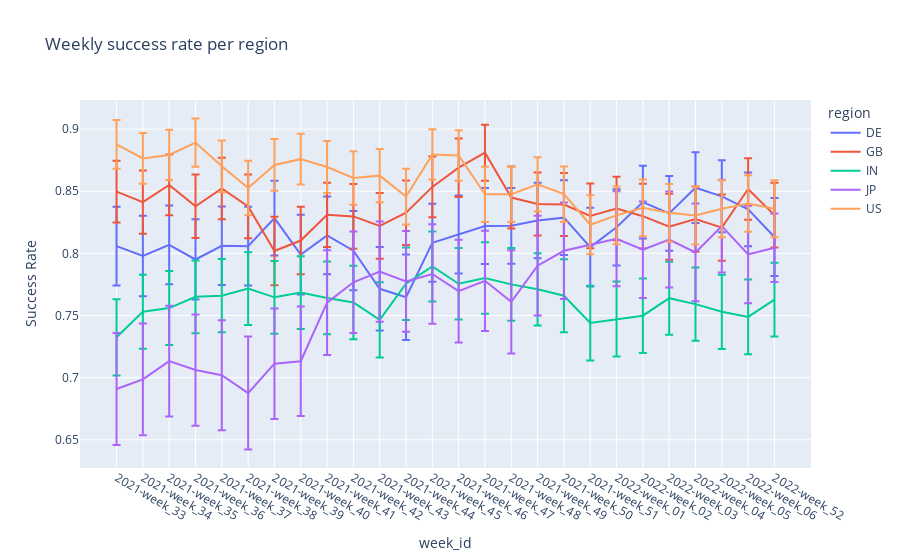

The notebook cell saved with this chart:
### Code cell
fig = px.line(res22, x='week_id',y='succ_mean', error_y='ci_succ_range', color='region', 
        title='Weekly success rate per region')
fig.update_layout(xaxis_title='week_id', yaxis_title='Success Rate')
fig.show()

### Figure 1 — Plotly figure (JSON) as saved in the notebook; plotly's stock layout.template omitted (floating-point values rounded to 4 significant figures)
{"data": [{"error_y": {"array": [0.0317, 0.0324, 0.0317, 0.0323, 0.0316, 0.0317, 0.0301, 0.0321, 0.0312, 0.0319, 0.0336, 0.0344, 0.0314, 0.0314, 0.0306, 0.0305, 0.0304, 0.0301, 0.0317, 0.0307, 0.0293, 0.03, 0.0285, 0.029, 0.0296, 0.0313]}, "hovertemplate": "region=DE<br>week_id=%{x}<br>succ_mean=%{y}<extra></extra>", "legendgroup": "DE", "line": {"color": "#636efa", "dash": "solid"}, "marker": {"symbol": "circle"}, "mode": "lines", "name": "DE", "orientation": "v", "showlegend": true, "type": "scatter", "x": ["2021-week_33", "2021-week_34", "2021-week_35", "2021-week_36", "2021-week_37", "2021-week_38", "2021-week_39", "2021-week_40", "2021-week_41", "2021-week_42", "2021-week_43", "2021-week_44", "2021-week_45", "2021-week_46", "2021-week_47", "2021-week_48", "2021-week_49", "2021-week_50", "2021-week_51", "2022-week_01", "2022-week_02", "2022-week_03", "2022-week_04", "2022-week_05", "2022-week_06", "2022-week_52"], "xaxis": "x", "y": [0.8058, 0.7979, 0.8069, 0.7951, 0.8062, 0.8058, 0.8284, 0.7991, 0.8145, 0.8022, 0.7715, 0.7647, 0.8085, 0.8152, 0.822, 0.8222, 0.8264, 0.8288, 0.8051, 0.821, 0.8413, 0.8322, 0.8529, 0.8459, 0.8354, 0.8132], "yaxis": "y"}, {"error_y": {"array": [0.0248, 0.0254, 0.0244, 0.0255, 0.0247, 0.0256, 0.0276, 0.0271, 0.0259, 0.0261, 0.0265, 0.0259, 0.0244, 0.0235, 0.0225, 0.025, 0.0254, 0.0254, 0.0261, 0.0256, 0.0261, 0.0266, 0.0263, 0.0267, 0.0247, 0.0261]}, "hovertemplate": "region=GB<br>week_id=%{x}<br>succ_mean=%{y}<extra></extra>", "legendgroup": "GB", "line": {"color": "#EF553B", "dash": "solid"}, "marker": {"symbol": "circle"}, "mode": "lines", "name": "GB", "orientation": "v", "showlegend": true, "type": "scatter", "x": ["2021-week_33", "2021-week_34", "2021-week_35", "2021-week_36", "2021-week_37", "2021-week_38", "2021-week_39", "2021-week_40", "2021-week_41", "2021-week_42", "2021-week_43", "2021-week_44", "2021-week_45", "2021-week_46", "2021-week_47", "2021-week_48", "2021-week_49", "2021-week_50", "2021-week_51", "2022-week_01", "2022-week_02", "2022-week_03", "2022-week_04", "2022-week_05", "2022-week_06", "2022-week_52"], "xaxis": "x", "y": [0.8497, 0.8412, 0.8551, 0.838, 0.8522, 0.8378, 0.8019, 0.8103, 0.831, 0.8298, 0.8222, 0.8327, 0.8535, 0.869, 0.881, 0.8449, 0.8397, 0.8394, 0.8302, 0.8361, 0.8299, 0.8214, 0.8275, 0.8207, 0.8519, 0.8308], "yaxis": "y"}, {"error_y": {"array": [0.0307, 0.0298, 0.0298, 0.0293, 0.0295, 0.0292, 0.0293, 0.0293, 0.0293, 0.0296, 0.0303, 0.0291, 0.0282, 0.0287, 0.0288, 0.0292, 0.0291, 0.0294, 0.0301, 0.0302, 0.03, 0.0294, 0.0294, 0.0299, 0.0301, 0.0296]}, "hovertemplate": "region=IN<br>week_id=%{x}<br>succ_mean=%{y}<extra></extra>", "legendgroup": "IN", "line": {"color": "#00cc96", "dash": "solid"}, "marker": {"symbol": "circle"}, "mode": "lines", "name": "IN", "orientation": "v", "showlegend": true, "type": "scatter", "x": ["2021-week_33", "2021-week_34", "2021-week_35", "2021-week_36", "2021-week_37", "2021-week_38", "2021-week_39", "2021-week_40", "2021-week_41", "2021-week_42", "2021-week_43", "2021-week_44", "2021-week_45", "2021-week_46", "2021-week_47", "2021-week_48", "2021-week_49", "2021-week_50", "2021-week_51", "2022-week_01", "2022-week_02", "2022-week_03", "2022-week_04", "2022-week_05", "2022-week_06", "2022-week_52"], "xaxis": "x", "y": [0.7325, 0.753, 0.756, 0.765, 0.7659, 0.7717, 0.7646, 0.7684, 0.7642, 0.7605, 0.7465, 0.7755, 0.7895, 0.7755, 0.7801, 0.7751, 0.7711, 0.7659, 0.7439, 0.7472, 0.7498, 0.764, 0.7592, 0.753, 0.7489, 0.7628], "yaxis": "y"}, {"error_y": {"array": [0.0451, 0.045, 0.0446, 0.0448, 0.0443, 0.0455, 0.0445, 0.0441, 0.0422, 0.0409, 0.0403, 0.0406, 0.0401, 0.0414, 0.0404, 0.0416, 0.0402, 0.0389, 0.0383, 0.0388, 0.0387, 0.0393, 0.0374, 0.0392, 0.0276]}, "hovertemplate": "region=JP<br>week_id=%{x}<br>succ_mean=%{y}<extra></extra>", "legendgroup": "JP", "line": {"color": "#ab63fa", "dash": "solid"}, "marker": {"symbol": "circle"}, "mode": "lines", "name": "JP", "orientation": "v", "showlegend": true, "type": "scatter", "x": ["2021-week_33", "2021-week_34", "2021-week_35", "2021-week_36", "2021-week_37", "2021-week_38", "2021-week_39", "2021-week_40", "2021-week_41", "2021-week_42", "2021-week_43", "2021-week_44", "2021-week_45", "2021-week_46", "2021-week_47", "2021-week_48", "2021-week_49", "2021-week_50", "2022-week_01", "2022-week_02", "2022-week_03", "2022-week_04", "2022-week_05", "2022-week_06", "2022-week_52"], "xaxis": "x", "y": [0.6909, 0.6986, 0.7133, 0.7061, 0.7019, 0.6876, 0.7112, 0.7132, 0.7603, 0.7767, 0.7854, 0.7774, 0.7834, 0.7697, 0.7779, 0.761, 0.7901, 0.8021, 0.8118, 0.803, 0.8112, 0.8008, 0.8219, 0.7991, 0.8045], "yaxis": "y"}, {"error_y": {"array": [0.0196, 0.0204, 0.0202, 0.0195, 0.0208, 0.022, 0.0208, 0.0205, 0.0209, 0.0215, 0.0214, 0.0224, 0.0202, 0.0203, 0.0223, 0.0223, 0.0218, 0.0223, 0.0237, 0.0232, 0.0229, 0.0232, 0.0233, 0.023, 0.0227, 0.023]}, "hovertemplate": "region=US<br>week_id=%{x}<br>succ_mean=%{y}<extra></extra>", "legendgroup": "US", "line": {"color": "#FFA15A", "dash": "solid"}, "marker": {"symbol": "circle"}, "mode": "lines", "name": "US", "orientation": "v", "showlegend": true, "type": "scatter", "x": ["2021-week_33", "2021-week_34", "2021-week_35", "2021-week_36", "2021-week_37", "2021-week_38", "2021-week_39", "2021-week_40", "2021-week_41", "2021-week_42", "2021-week_43", "2021-week_44", "2021-week_45", "2021-week_46", "2021-week_47", "2021-week_48", "2021-week_49", "2021-week_50", "2021-week_51", "2022-week_01", "2022-week_02", "2022-week_03", "2022-week_04", "2022-week_05", "2022-week_06", "2022-week_52"], "xaxis": "x", "y": [0.8878, 0.8764, 0.8792, 0.8891, 0.8701, 0.8526, 0.8712, 0.8758, 0.8695, 0.8606, 0.8626, 0.8457, 0.8796, 0.8788, 0.8475, 0.8476, 0.8555, 0.8477, 0.8231, 0.8306, 0.8367, 0.8326, 0.8305, 0.8359, 0.8402, 0.8359], "yaxis": "y"}], "layout": {"autosize": true, "legend": {"title": {"text": "region"}, "tracegroupgap": 0}, "title": {"text": "Weekly success rate per region"}, "xaxis": {"anchor": "y", "autorange": true, "domain": [0, 1], "range": [-1.389, 26.39], "title": {"text": "week_id"}, "type": "category"}, "yaxis": {"anchor": "x", "autorange": true, "domain": [0, 1], "range": [0.6273, 0.9234], "title": {"text": "Success Rate"}, "type": "linear"}}}
